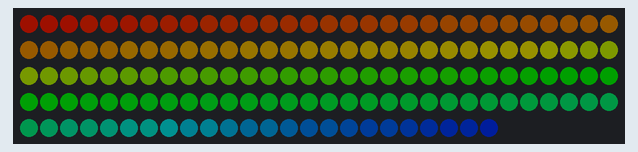
Recording of a sketch running on a simulated Arduino Uno, built with avr-gcc and run on an emulated ATmega328P. Parts: 144 RGB LEDs in strip order, left to right, continuing on the next row. Dim RGB values are drawn brighter than linear.

Above: at 0.48 s.
At 4.58 s:
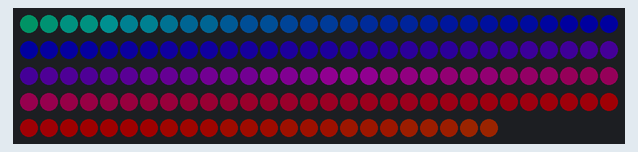
At 10.25 s:
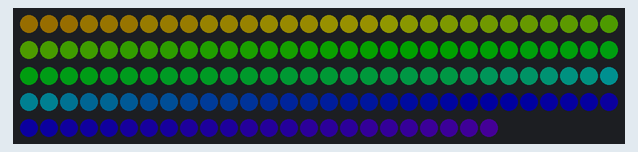
At 19.7 s:
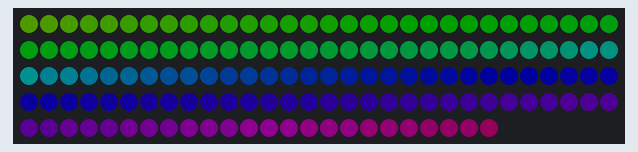
At 29.16 s:
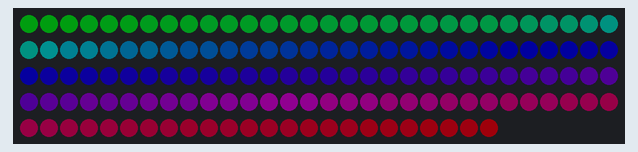
At 39.25 s:
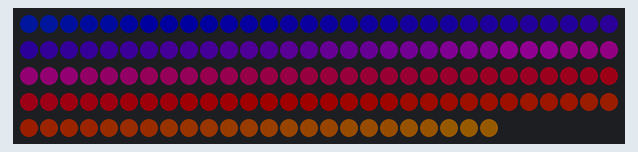

The sketch:

rainbow_animated.ino
```cpp
#include <FastLED.h>

#define LED_PIN             4
#define NUM_LEDS            144
#define MAX_POWER_MILLIAMPS 3000
#define COLOR_ORDER         GRB
#define CHIPSET             WS2812B
#define BRIGHTNESS          32
#define DELAY               24

uint8_t startHue = 0;

CRGB leds[NUM_LEDS];

void setup() {
  FastLED.setMaxPowerInVoltsAndMilliamps(5,MAX_POWER_MILLIAMPS);
  FastLED.addLeds<CHIPSET, LED_PIN, COLOR_ORDER> (leds, NUM_LEDS);
  FastLED.setBrightness(BRIGHTNESS);

}

void loop () {
      fill_rainbow(leds, NUM_LEDS, startHue, 255/NUM_LEDS);
      delay(DELAY);
      FastLED.show();
      startHue++;


}
```
